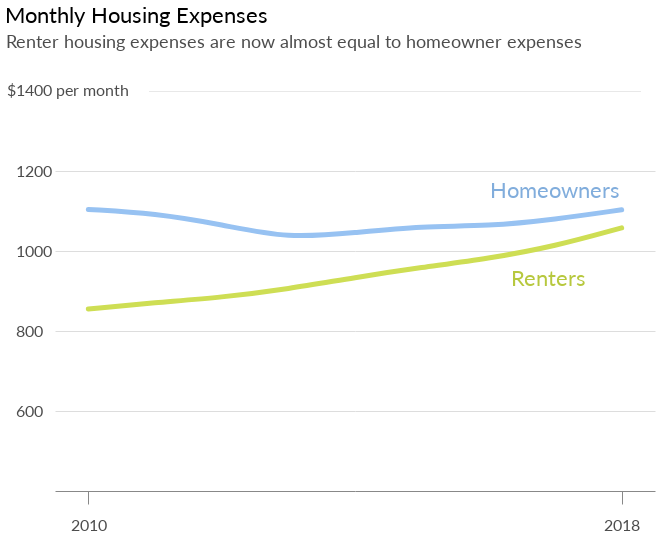

Notebook cell for this chart:
### Code cell
hous_expens_chart = (nat_mort + nat_rent + y_label + line + homeowners + renters).configure_title(fontSize=22)
hous_expens_chart

### Figure 1 — Vega-Lite specification as saved in the notebook (floating-point values rounded to 4 significant figures)
{"width": 600, "height": 400, "background": "white", "config": {"title": {"fontWeight": "normal", "fontSize": 22, "anchor": "start", "font": "Lato", "offset": 5}, "axisX": {"grid": false, "labelFont": "Lato", "labelFontSize": 16, "labelAngle": 0, "labelPadding": 10, "ticks": false, "tickSize": 5, "title": null, "titleFont": "Lato", "titleFontSize": 16, "titleFontWeight": "normal", "titleY": 30, "titleX": 280}, "axisY": {"grid": true, "gridOpacity": 1, "labelFont": "Lato", "labelFontSize": 16, "labelLimit": 100, "labelAlign": "left", "labelPadding": 20, "ticks": false, "title": null, "titleFont": "Lato", "titleFontWeight": "normal", "titleFontSize": 16, "titleAlign": "left", "titleAngle": 0, "titleY": -20, "titleX": -20, "domainWidth": 0}, "view": {"strokeOpacity": 0}}, "layer": [{"mark": {"type": "line", "color": "#97c2f2", "interpolate": "basis", "size": 5, "strokeCap": "round"}, "encoding": {"x": {"type": "ordinal", "axis": {"labelFontSize": 16, "labelOpacity": 0.7, "labelPadding": 13, "tickSize": 13, "ticks": true, "values": [2010, 2018]}, "field": "Year"}, "y": {"type": "quantitative", "axis": {"format": "<a", "labelFontSize": 16, "labelOpacity": 0.7, "labelPadding": 40}, "field": "Med_Mort", "scale": {"domain": [400, 1400]}}}}, {"mark": {"type": "line", "color": "#cede54", "interpolate": "basis", "size": 5, "strokeCap": "round"}, "encoding": {"x": {"type": "ordinal", "axis": {"labelFontSize": 16, "labelOpacity": 0.7, "labelPadding": 13, "tickSize": 13, "ticks": true, "values": [2010, 2018]}, "field": "Year"}, "y": {"type": "quantitative", "axis": {"format": "<a", "labelFontSize": 16, "labelOpacity": 0.7, "labelPadding": 40, "titleFontSize": 18, "titleOpacity": 0.7, "titleX": -50, "titleY": -40, "values": [600, 800, 1000, 1200]}, "field": "Med_Rent", "scale": {"domain": [400, 1400]}, "title": "Renter housing expenses are now almost equal to homeowner expenses"}}, "title": "Monthly Housing Expenses"}, {"data": {"name": "data-d6ee621bd170f7d18843c20a78328718"}, "mark": {"type": "text", "dx": -20, "font": "lato", "fontSize": 16, "opacity": 0.7}, "encoding": {"text": {"type": "nominal", "field": "text"}, "x": {"type": "ordinal", "field": "x"}, "y": {"type": "quantitative", "field": "y"}}}, {"data": {"name": "data-a59e81f22f97a7f01eb2d6d17f8d7982"}, "mark": {"type": "text", "dx": 240, "dy": -4, "fontSize": 11.5, "fontWeight": "bold", "opacity": 0.09}, "encoding": {"text": {"type": "nominal", "field": "text"}, "x": {"type": "ordinal", "field": "x"}, "y": {"type": "quantitative", "field": "y"}}}, {"data": {"name": "data-464e0f487171856bc3d4bc783ef0a361"}, "mark": {"type": "text", "color": "#81addc", "dx": 0, "dy": 0, "font": "lato", "fontSize": 22}, "encoding": {"text": {"type": "nominal", "field": "text"}, "x": {"type": "ordinal", "field": "x"}, "y": {"type": "quantitative", "field": "y"}}}, {"data": {"name": "data-fc573549b9148ee539fc51f47922de73"}, "mark": {"type": "text", "color": "#b7c83e", "dx": 60, "dy": 0, "font": "lato", "fontSize": 22}, "encoding": {"text": {"type": "nominal", "field": "text"}, "x": {"type": "ordinal", "field": "x"}, "y": {"type": "quantitative", "field": "y"}}}], "data": {"name": "data-d8f4465be593fe0768b1e32b56123bcc"}, "$schema": "https://vega.github.io/schema/vega-lite/v4.0.0.json", "datasets": {"data-d8f4465be593fe0768b1e32b56123bcc": [{"Year": 2010, "Region": "United States", "Owners30": 30.5, "Renters30": 48.9, "Med_Mort": 1104.0, "Med_Rent": 855.0, "Med_Mort_Inc": 5242.0, "Med_Rent_Inc": 2556.0, "Owned_Units": 74870000.0, "Rented_Units": 39690000.0, "Mort_Rent_Diff": -249.0, "Rent_Mort_Diff": 249.0, "Rent_Mort_Diff_div_Rent": 29.12, "MR_Diff_Per_Rent_Inc": -9.74, "RM_Diff_Per_Mort_Inc": 4.75, "Mort_Less30": 69.5, "Rent_Less30": 51.1, "Total_Units": 114600000.0, "Owned_Units_Per_dec": 0.654, "Owned_Units_Per_whole": 65.4, "Rent_Units_Per_dec": 0.346, "Rent_Units_Per_whole": 34.6, "Mort_Share_Inc_dec": 0.211, "Mort_Share_Inc_whole": 21.1, "Rent_Share_Inc_dec": 0.335, "Rent_Share_Inc_whole": 33.5}, {"Year": 2011, "Region": "United States", "Owners30": 29.6, "Renters30": 49.3, "Med_Mort": 1094.0, "Med_Rent": 871.0, "Med_Mort_Inc": 5339.0, "Med_Rent_Inc": 2578.0, "Owned_Units": 74260000.0, "Rented_Units": 40730000.0, "Mort_Rent_Diff": -223.0, "Rent_Mort_Diff": 223.0, "Rent_Mort_Diff_div_Rent": 25.6, "MR_Diff_Per_Rent_Inc": -8.65, "RM_Diff_Per_Mort_Inc": 4.18, "Mort_Less30": 70.4, "Rent_Less30": 50.7, "Total_Units": 115000000.0, "Owned_Units_Per_dec": 0.646, "Owned_Units_Per_whole": 64.6, "Rent_Units_Per_dec": 0.354, "Rent_Units_Per_whole": 35.4, "Mort_Share_Inc_dec": 0.205, "Mort_Share_Inc_whole": 20.5, "Rent_Share_Inc_dec": 0.338, "Rent_Share_Inc_whole": 33.8}, {"Year": 2012, "Region": "United States", "Owners30": 27.1, "Renters30": 48.1, "Med_Mort": 1066.0, "Med_Rent": 884.0, "Med_Mort_Inc": 5460.0, "Med_Rent_Inc": 2657.0, "Owned_Units": 74120000.0, "Rented_Units": 41850000.0, "Mort_Rent_Diff": -182.0, "Rent_Mort_Diff": 182.0, "Rent_Mort_Diff_div_Rent": 20.59, "MR_Diff_Per_Rent_Inc": -6.85, "RM_Diff_Per_Mort_Inc": 3.33, "Mort_Less30": 72.9, "Rent_Less30": 51.9, "Total_Units": 116000000.0, "Owned_Units_Per_dec": 0.639, "Owned_Units_Per_whole": 63.9, "Rent_Units_Per_dec": 0.361, "Rent_Units_Per_whole": 36.1, "Mort_Share_Inc_dec": 0.195, "Mort_Share_Inc_whole": 19.5, "Rent_Share_Inc_dec": 0.333, "Rent_Share_Inc_whole": 33.3}, {"Year": 2013, "Region": "United States", "Owners30": 25.3, "Renters30": 47.7, "Med_Mort": 1031.0, "Med_Rent": 905.0, "Med_Mort_Inc": 5569.0, "Med_Rent_Inc": 2736.0, "Owned_Units": 73840000.0, "Rented_Units": 42450000.0, "Mort_Rent_Diff": -126.0, "Rent_Mort_Diff": 126.0, "Rent_Mort_Diff_div_Rent": 13.92, "MR_Diff_Per_Rent_Inc": -4.61, "RM_Diff_Per_Mort_Inc": 2.26, "Mort_Less30": 74.7, "Rent_Less30": 52.3, "Total_Units": 116300000.0, "Owned_Units_Per_dec": 0.635, "Owned_Units_Per_whole": 63.5, "Rent_Units_Per_dec": 0.365, "Rent_Units_Per_whole": 36.5, "Mort_Share_Inc_dec": 0.185, "Mort_Share_Inc_whole": 18.5, "Rent_Share_Inc_dec": 0.331, "Rent_Share_Inc_whole": 33.1}, {"Year": 2014, "Region": "United States", "Owners30": 24.8, "Renters30": 47.9, "Med_Mort": 1046.0, "Med_Rent": 934.0, "Med_Mort_Inc": 5733.0, "Med_Rent_Inc": 2866.0, "Owned_Units": 73990000.0, "Rented_Units": 43270000.0, "Mort_Rent_Diff": -112.0, "Rent_Mort_Diff": 112.0, "Rent_Mort_Diff_div_Rent": 11.99, "MR_Diff_Per_Rent_Inc": -3.91, "RM_Diff_Per_Mort_Inc": 1.95, "Mort_Less30": 75.2, "Rent_Less30": 52.1, "Total_Units": 117300000.0, "Owned_Units_Per_dec": 0.631, "Owned_Units_Per_whole": 63.1, "Rent_Units_Per_dec": 0.369, "Rent_Units_Per_whole": 36.9, "Mort_Share_Inc_dec": 0.182, "Mort_Share_Inc_whole": 18.2, "Rent_Share_Inc_dec": 0.326, "Rent_Share_Inc_whole": 32.6}, {"Year": 2015, "Region": "United States", "Owners30": 23.7, "Renters30": 46.8, "Med_Mort": 1062.0, "Med_Rent": 959.0, "Med_Mort_Inc": 5919.0, "Med_Rent_Inc": 2989.0, "Owned_Units": 74510000.0, "Rented_Units": 43700000.0, "Mort_Rent_Diff": -103.0, "Rent_Mort_Diff": 103.0, "Rent_Mort_Diff_div_Rent": 10.74, "MR_Diff_Per_Rent_Inc": -3.45, "RM_Diff_Per_Mort_Inc": 1.74, "Mort_Less30": 76.3, "Rent_Less30": 53.2, "Total_Units": 118200000.0, "Owned_Units_Per_dec": 0.63, "Owned_Units_Per_whole": 63.0, "Rent_Units_Per_dec": 0.37, "Rent_Units_Per_whole": 37.0, "Mort_Share_Inc_dec": 0.179, "Mort_Share_Inc_whole": 17.9, "Rent_Share_Inc_dec": 0.321, "Rent_Share_Inc_whole": 32.1}, {"Year": 2016, "Region": "United States", "Owners30": 22.7, "Renters30": 46.1, "Med_Mort": 1062.0, "Med_Rent": 981.0, "Med_Mort_Inc": 6094.0, "Med_Rent_Inc": 3105.0, "Owned_Units": 75020000.0, "Rented_Units": 43840000.0, "Mort_Rent_Diff": -81.0, "Rent_Mort_Diff": 81.0, "Rent_Mort_Diff_div_Rent": 8.26, "MR_Diff_Per_Rent_Inc": -2.61, "RM_Diff_Per_Mort_Inc": 1.33, "Mort_Less30": 77.3, "Rent_Less30": 53.9, "Total_Units": 118900000.0, "Owned_Units_Per_dec": 0.631, "Owned_Units_Per_whole": 63.1, "Rent_Units_Per_dec": 0.369, "Rent_Units_Per_whole": 36.9, "Mort_Share_Inc_dec": 0.174, "Mort_Share_Inc_whole": 17.4, "Rent_Share_Inc_dec": 0.316, "Rent_Share_Inc_whole": 31.6}, {"Year": 2017, "Region": "United States", "Owners30": 22.1, "Renters30": 45.9, "Med_Mort": 1079.0, "Med_Rent": 1012.0, "Med_Mort_Inc": 6323.0, "Med_Rent_Inc": 3245.0, "Owned_Units": 76680000.0, "Rented_Units": 43380000.0, "Mort_Rent_Diff": -67.0, "Rent_Mort_Diff": 67.0, "Rent_Mort_Diff_div_Rent": 6.62, "MR_Diff_Per_Rent_Inc": -2.06, "RM_Diff_Per_Mort_Inc": 1.06, "Mort_Less30": 77.9, "Rent_Less30": 54.1, "Total_Units": 120100000.0, "Owned_Units_Per_dec": 0.639, "Owned_Units_Per_whole": 63.9, "Rent_Units_Per_dec": 0.361, "Rent_Units_Per_whole": 36.1, "Mort_Share_Inc_dec": 0.171, "Mort_Share_Inc_whole": 17.1, "Rent_Share_Inc_dec": 0.312, "Rent_Share_Inc_whole": 31.2}, {"Year": 2018, "Region": "United States", "Owners30": 22.3, "Renters30": 46.1, "Med_Mort": 1103.0, "Med_Rent": 1058.0, "Med_Mort_Inc": 6504.0, "Med_Rent_Inc": 3378.0, "Owned_Units": 77710000.0, "Rented_Units": 43810000.0, "Mort_Rent_Diff": -45.0, "Rent_Mort_Diff": 45.0, "Rent_Mort_Diff_div_Rent": 4.25, "MR_Diff_Per_Rent_Inc": -1.33, "RM_Diff_Per_Mort_Inc": 0.69, "Mort_Less30": 77.7, "Rent_Less30": 53.9, "Total_Units": 121500000.0, "Owned_Units_Per_dec": 0.639, "Owned_Units_Per_whole": 63.9, "Rent_Units_Per_dec": 0.361, "Rent_Units_Per_whole": 36.1, "Mort_Share_Inc_dec": 0.17, "Mort_Share_Inc_whole": 17.0, "Rent_Share_Inc_dec": 0.313, "Rent_Share_Inc_whole": 31.3}], "data-d6ee621bd170f7d18843c20a78328718": [{"x": 2010, "y": 1400, "text": "$1400 per month"}], "data-a59e81f22f97a7f01eb2d6d17f8d7982": [{"x": 2011, "y": 1400, "text": "__________________________________________________________________________________"}], "data-464e0f487171856bc3d4bc783ef0a361": [{"x": 2017, "y": 1150, "text": "Homeowners"}], "data-fc573549b9148ee539fc51f47922de73": [{"x": 2016, "y": 930, "text": "Renters"}]}}
